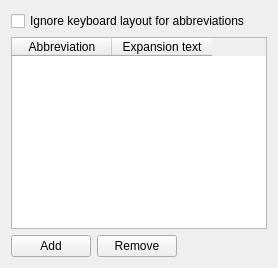
     <widget class="TabBar" name="tabAbbreviations">
      <property name="locale">
       <locale language="English" country="UnitedStates"/>
      </property>
      <attribute name="title">
       <string>Abbreviations</string>
      </attribute>
      <layout class="QGridLayout" name="gridLayout_10">
       <item row="0" column="0">
        <widget class="QCheckBox" name="tabAbbreviations_chkIgnoreKeyLayout">
         <property name="text">
          <string>Ignore keyboard layout for abbreviations</string>
         </property>
        </widget>
       </item>
       <item row="1" column="0">
        <widget class="QTableWidget" name="tabAbbreviations_lstListAbbreviations">
         <column>
          <property name="text">
           <string>Abbreviation</string>
          </property>
         </column>
         <column>
          <property name="text">
           <string>Expansion text</string>
          </property>
         </column>
        </widget>
       </item>
       <item row="2" column="0">
        <layout class="QHBoxLayout" name="horizontalLayout_9">
         <item>
          <widget class="QPushButton" name="tabAbbreviations_cmdAdd">
           <property name="text">
            <string>Add</string>
           </property>
          </widget>
         </item>
         <item>
          <widget class="QPushButton" name="tabAbbreviations_cmdDel">
           <property name="text">
            <string>Remove</string>
           </property>
          </widget>
         </item>
         <item>
          <spacer name="horizontalSpacer_6">
           <property name="orientation">
            <enum>Qt::Horizontal</enum>
           </property>
           <property name="sizeHint" stdset="0">
            <size>
             <width>40</width>
             <height>20</height>
            </size>
           </property>
          </spacer>
         </item>
        </layout>
       </item>
      </layout>
     </widget>
